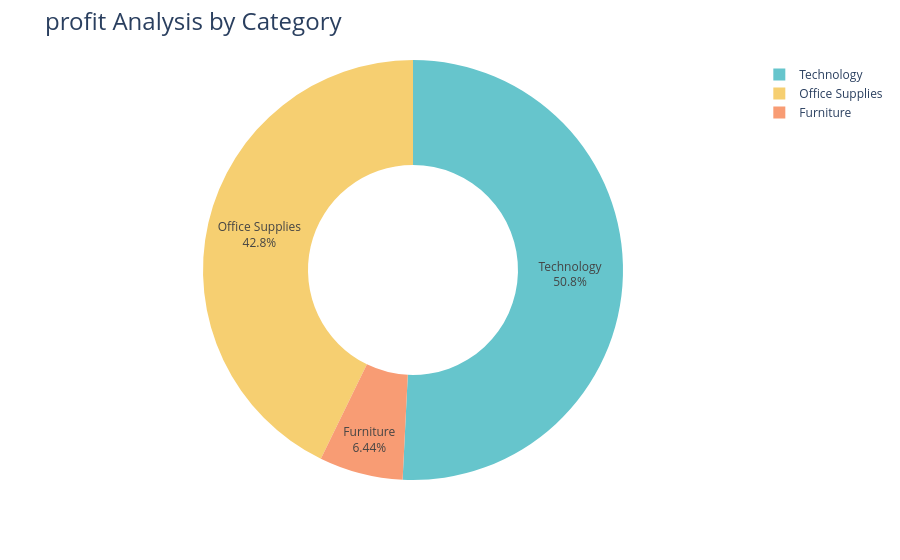

Notebook code cell kept with this figure:
### Code cell
profit_by_category = data.groupby('Category')['Profit'].sum().reset_index()

fig = px.pie(
    profit_by_category,
    values='Profit',
    names='Category',
    hole=0.5,
    color_discrete_sequence=px.colors.qualitative.Pastel
)

fig.update_traces(
    textposition='inside',
    textinfo='percent+label'
)

fig.update_layout(
    title_text='profit Analysis by Category',
    title_font=dict(size=24)
)

fig.show()

### Figure 1 — Plotly figure (JSON) as saved in the notebook; plotly's stock layout.template omitted (floating-point values rounded to 4 significant figures)
{"data": [{"domain": {"x": [0, 1], "y": [0, 1]}, "hole": 0.5, "hovertemplate": "Category=%{label}<br>Profit=%{value}<extra></extra>", "labels": ["Furniture", "Office Supplies", "Technology"], "legendgroup": "", "name": "", "showlegend": true, "textinfo": "percent+label", "textposition": "inside", "type": "pie", "values": [18450.0, 122500.0, 145500.0]}], "layout": {"legend": {"tracegroupgap": 0}, "margin": {"t": 60}, "piecolorway": ["rgb(102, 197, 204)", "rgb(246, 207, 113)", "rgb(248, 156, 116)", "rgb(220, 176, 242)", "rgb(135, 197, 95)", "rgb(158, 185, 243)", "rgb(254, 136, 177)", "rgb(201, 219, 116)", "rgb(139, 224, 164)", "rgb(180, 151, 231)", "rgb(179, 179, 179)"], "title": {"font": {"size": 24}, "text": "profit Analysis by Category"}}}
